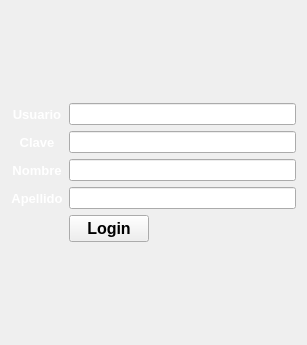
<?xml version="1.0" encoding="UTF-8"?>
<ui version="4.0">
 <class>Registro</class>
 <widget class="QWidget" name="Registro">
  <property name="geometry">
   <rect>
    <x>0</x>
    <y>0</y>
    <width>307</width>
    <height>345</height>
   </rect>
  </property>
  <property name="windowTitle">
   <string>Form</string>
  </property>
  <layout class="QGridLayout" name="gridLayout_2">
   <item row="0" column="0">
    <layout class="QGridLayout" name="gridLayout">
     <item row="7" column="1">
      <widget class="QPushButton" name="pbRegistrarse">
       <property name="font">
        <font>
         <pointsize>12</pointsize>
         <bold>true</bold>
        </font>
       </property>
       <property name="text">
        <string>Login</string>
       </property>
      </widget>
     </item>
     <item row="7" column="2">
      <spacer name="horizontalSpacer">
       <property name="orientation">
        <enum>Qt::Horizontal</enum>
       </property>
       <property name="sizeHint" stdset="0">
        <size>
         <width>40</width>
         <height>20</height>
        </size>
       </property>
      </spacer>
     </item>
     <item row="6" column="0">
      <widget class="QLabel" name="lApellido">
       <property name="font">
        <font>
         <pointsize>10</pointsize>
         <bold>true</bold>
        </font>
       </property>
       <property name="styleSheet">
        <string notr="true">color:white;</string>
       </property>
       <property name="text">
        <string>Apellido</string>
       </property>
       <property name="alignment">
        <set>Qt::AlignCenter</set>
       </property>
      </widget>
     </item>
     <item row="5" column="0">
      <widget class="QLabel" name="lNombre">
       <property name="font">
        <font>
         <pointsize>10</pointsize>
         <bold>true</bold>
        </font>
       </property>
       <property name="styleSheet">
        <string notr="true">color:white;</string>
       </property>
       <property name="text">
        <string>Nombre</string>
       </property>
       <property name="alignment">
        <set>Qt::AlignCenter</set>
       </property>
      </widget>
     </item>
     <item row="4" column="1" colspan="2">
      <widget class="QLineEdit" name="leClave"/>
     </item>
     <item row="6" column="1" colspan="2">
      <widget class="QLineEdit" name="leApellido"/>
     </item>
     <item row="5" column="1" colspan="2">
      <widget class="QLineEdit" name="leNombre"/>
     </item>
     <item row="4" column="0">
      <widget class="QLabel" name="lClave">
       <property name="font">
        <font>
         <pointsize>10</pointsize>
         <bold>true</bold>
        </font>
       </property>
       <property name="styleSheet">
        <string notr="true">color:white;</string>
       </property>
       <property name="text">
        <string>Clave</string>
       </property>
       <property name="alignment">
        <set>Qt::AlignCenter</set>
       </property>
      </widget>
     </item>
     <item row="2" column="0">
      <widget class="QLabel" name="lUsuario">
       <property name="font">
        <font>
         <pointsize>10</pointsize>
         <bold>true</bold>
        </font>
       </property>
       <property name="styleSheet">
        <string notr="true">color:white;</string>
       </property>
       <property name="text">
        <string>Usuario</string>
       </property>
       <property name="alignment">
        <set>Qt::AlignCenter</set>
       </property>
      </widget>
     </item>
     <item row="2" column="1" colspan="2">
      <widget class="QLineEdit" name="leUsuario"/>
     </item>
    </layout>
   </item>
  </layout>
 </widget>
 <resources/>
 <connections/>
</ui>
